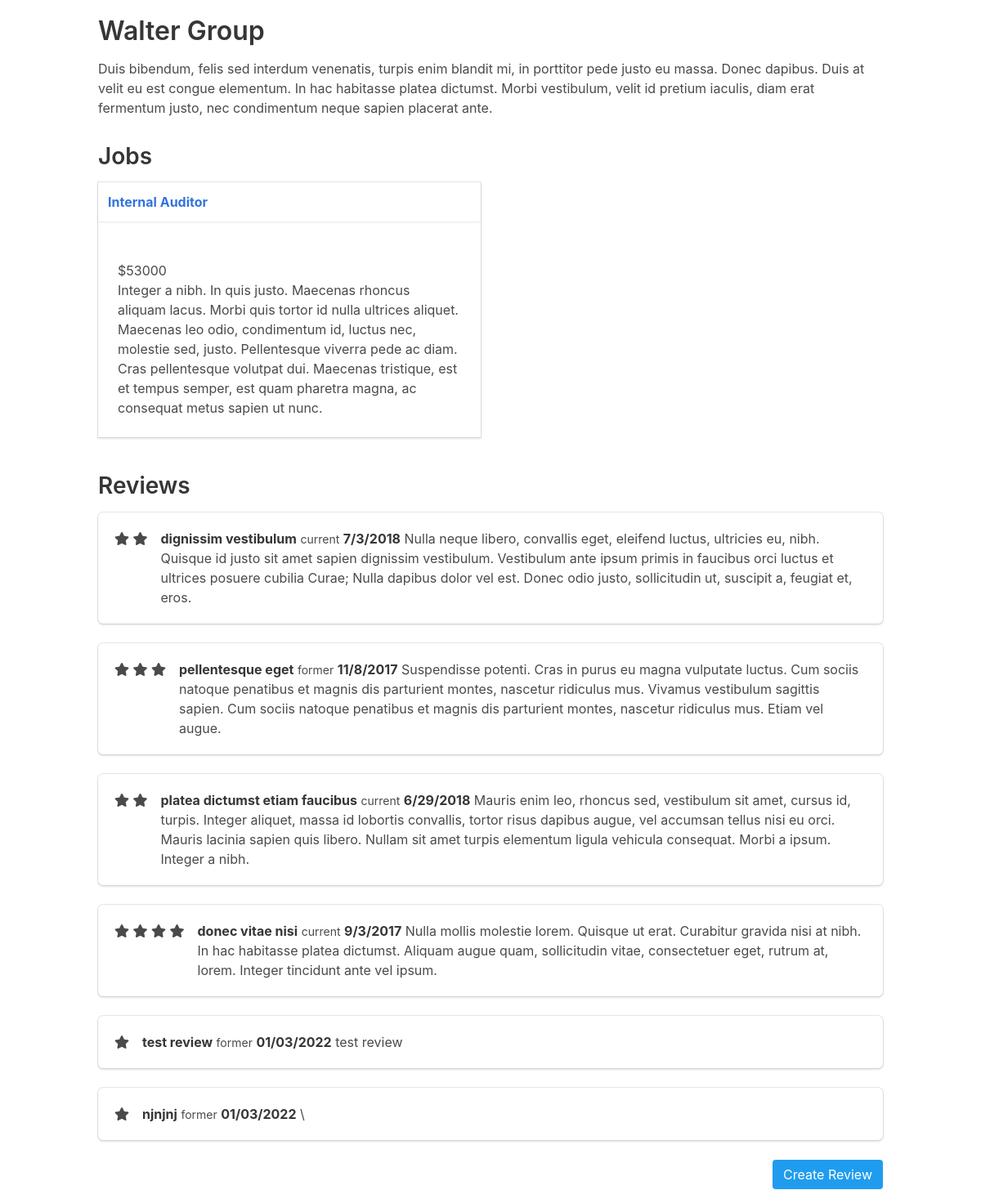
Page /employer/21 on the committed database.
### tables this page shows
CREATE TABLE "employer" (
"id" INTEGER PRIMARY KEY AUTOINCREMENT,
"name" VARCHAR,
"description" TEXT,
"address" VARCHAR,
"city" VARCHAR,
"state" VARCHAR,
"zip" VARCHAR
);

CREATE TABLE "job" (
"id" INTEGER PRIMARY KEY AUTOINCREMENT,
"title" VARCHAR,
"description" TEXT,
"salary" VARCHAR,
"employer_id" INTEGER
);

CREATE TABLE "review" (
"id" INTEGER PRIMARY KEY AUTOINCREMENT,
"review" TEXT,
"rating" INTEGER,
"title" VARCHAR,
"date" DATETIME,
"status" VARCHAR,
"employer_id" INTEGER
);

### jobs/app.py (the view)
@app.route("/employer/<employer_id>")
def employer(employer_id):
    employer = execute_sql('SELECT * FROM employer WHERE id=?', [employer_id], single=True)
    jobs = execute_sql(
        'SELECT job.id, job.title, job.description, job.salary FROM job JOIN employer ON employer.id = '
        'job.employer_id WHERE employer.id = ?',
        [employer_id])
    reviews = execute_sql(
        'SELECT review, rating, title, date, status FROM review JOIN employer ON employer.id = review.employer_id '
        'WHERE employer.id = ?',
        [employer_id])
    return render_template("employer.html", employer=employer, jobs=jobs, reviews=reviews)

### jobs/app.py (called while the page is built)
def open_connection():
    connection = getattr(g, '_connection', None)
    if connection is None:
        connection = g._connection = sqlite3.connect(PATH)
    connection.row_factory = sqlite3.Row
    return connection

def execute_sql(sql, values=(), commit=False, single=False):
    connection = open_connection()
    cursor = connection.execute(sql, values)
    if commit is True:
        results = connection.commit()
    else:
        results = cursor.fetchone() if single else cursor.fetchall()
    cursor.close()
    return results

@app.teardown_appcontext
def close_connection(exception):
    connection = getattr(g, '_connection', None)
    if connection is not None:
        connection.close()

### jobs/templates/employer.html
{% extends "layout.html" %}
{% block content %}
  <div>
    <h1>{{ employer['name'] }}</h1>
    <div class="description">
      <p>{{ employer['description'] }}</p>
    </div>
  </div>
  <h2>Jobs</h2>
  {{ show_jobs(jobs) }}
  <h2>Reviews</h2>
      {% for review in reviews %}
        <div class="box">
          <article class="media">
            <div class="media-left">
              {% for _ in range(0, review['rating']): %}
                <span class="fa fa-star checked"></span>
              {% endfor %}
            </div>
            <div class="media-content">
              <div class="content">
                <p>
                  <strong>{{ review['title'] }}</strong>
                  <small>{{ review['status'] }}</small>
                  <strong>{{ review['date'] }}</strong>
                  {{ review['review']  }}
                </p>
              </div>
            </div>
          </article>
        </div>
      {% endfor %}
  <div class="columns">
    <div class="column">
      <a href="{{ url_for('review', employer_id=employer['id']) }}" class="button is-info is-pulled-right">Create Review</a>
    </div>
  </div>
{% endblock %}

### jobs/templates/layout.html (shortened to what this page needs)
<!doctype html>
{% from '_macros.html' import show_job, show_jobs with context %}
<html>
  <head>
      <link rel="stylesheet" href="{{url_for('static', filename='css/bulma.min.css')}}"/>
      <link rel="stylesheet" href="{{url_for('static', filename='css/app.css')}}"/>
      <link rel="stylesheet" href="https://use.fontawesome.com/releases/v5.2.0/css/all.css"/>
  </head>
  <body>
    <div class="container top">
      <div class="content">
        {% block content %}
        {% endblock %}
      </div>
    </div>
  </body>
</html>

### jobs/templates/_macros.html
{% macro show_job(job) %}
<div class="card adjust-height">
  <header class="card-header">
    <p class="card-header-title">
        <a href="{{ url_for('job', job_id=job['id']) }}">{{ job['title'] }}</a>
    </p>
  </header>
  <div class="card-content">
    <div class="content">
        <p>
            <a href="{{ url_for('employer', employer_id=job['employer_id']) }}">{{ job['employer_name'] }}</a><br/>
            ${{ job['salary'] }}<br/>
            {{ job['description'] }}
        </p>
    </div>
  </div>
</div>
{% endmacro %}
{% macro show_jobs(jobs) %}
<div class="columns is-multiline">
    {% for job in jobs %}
        <div class="column is-half">
            {{show_job(job)}}
        </div>
    {% endfor %}
</div>
{% endmacro %}

### jobs/static/css/app.css (style rules this page uses)
.adjust-height { height: 100%; }
.top { margin-top: 20px; }

### rows in the picture
employer: name "Walter Group", description "Duis bibendum, felis sed interdum venenatis, turpis enim blandit mi, in porttitor pede justo eu massa. Donec dapibus. Duis at velit eu est congue elementum. In hac habitasse platea dictumst. Morbi vestibulum, velit id pretium iaculis, diam erat fermentum justo, nec condimentum neque sapien placerat ante."
job: title "Internal Auditor", salary "53000", description "Integer a nibh. In quis justo. Maecenas rhoncus aliquam lacus. Morbi quis tortor id nulla ultrices aliquet. Maecenas leo odio, condimentum id, luctus nec, molestie sed, justo. Pellentesque viverra pede ac diam. Cras pellentesque volutpat dui. Maecenas tristique, est et tempus semper, est quam pharetra magna, ac consequat metus sapien ut nunc."
review: rating 2 (drawn), title "dignissim vestibulum", status "current", date "7/3/2018", review "Nulla neque libero, convallis eget, eleifend luctus, ultricies eu, nibh. Quisque id justo sit amet sapien dignissim vestibulum. Vestibulum ante ipsum primis in faucibus orci luctus et ultrices posuere cubilia Curae; Nulla dapibus dolor vel est. Donec odio justo, sollicitudin ut, suscipit a, feugiat et, eros."
review: rating 3 (drawn), title "pellentesque eget", status "former", date "11/8/2017", review "Suspendisse potenti. Cras in purus eu magna vulputate luctus. Cum sociis natoque penatibus et magnis dis parturient montes, nascetur ridiculus mus. Vivamus vestibulum sagittis sapien. Cum sociis natoque penatibus et magnis dis parturient montes, nascetur ridiculus mus. Etiam vel augue."
review: rating 2 (drawn), title "platea dictumst etiam faucibus", status "current", date "6/29/2018", review "Mauris enim leo, rhoncus sed, vestibulum sit amet, cursus id, turpis. Integer aliquet, massa id lobortis convallis, tortor risus dapibus augue, vel accumsan tellus nisi eu orci. Mauris lacinia sapien quis libero. Nullam sit amet turpis elementum ligula vehicula consequat. Morbi a ipsum. Integer a nibh."
review: rating 4 (drawn), title "donec vitae nisi", status "current", date "9/3/2017", review "Nulla mollis molestie lorem. Quisque ut erat. Curabitur gravida nisi at nibh. In hac habitasse platea dictumst. Aliquam augue quam, sollicitudin vitae, consectetuer eget, rutrum at, lorem. Integer tincidunt ante vel ipsum."
review: rating 1 (drawn), title "test review", status "former", date "01/03/2022", review "test review"
review: rating 1 (drawn), title "njnjnj", status "former", date "01/03/2022", review "\\"
